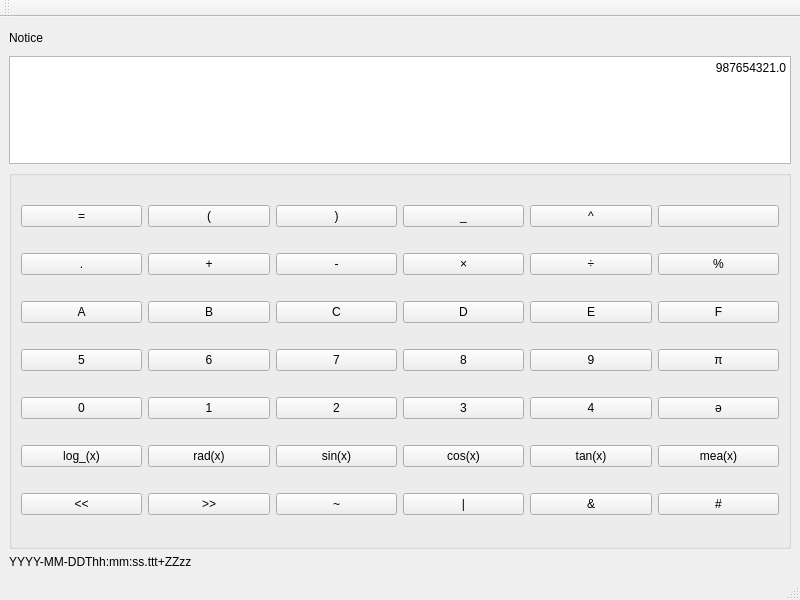
<?xml version="1.0" encoding="UTF-8"?>
<ui version="4.0">
 <class>MW_Calculator</class>
 <widget class="QMainWindow" name="MW_Calculator">
  <property name="geometry">
   <rect>
    <x>0</x>
    <y>0</y>
    <width>800</width>
    <height>600</height>
   </rect>
  </property>
  <property name="windowTitle">
   <string>MW_Calculator</string>
  </property>
  <widget class="QWidget" name="centralwidget">
   <layout class="QGridLayout" name="gridLayout_2">
    <item row="0" column="0">
     <widget class="QLabel" name="L_Notice">
      <property name="sizePolicy">
       <sizepolicy hsizetype="Preferred" vsizetype="Preferred">
        <horstretch>0</horstretch>
        <verstretch>0</verstretch>
       </sizepolicy>
      </property>
      <property name="minimumSize">
       <size>
        <width>0</width>
        <height>24</height>
       </size>
      </property>
      <property name="text">
       <string>Notice</string>
      </property>
     </widget>
    </item>
    <item row="2" column="0">
     <widget class="QGroupBox" name="GB_Keyborad">
      <property name="sizePolicy">
       <sizepolicy hsizetype="Preferred" vsizetype="Preferred">
        <horstretch>0</horstretch>
        <verstretch>7</verstretch>
       </sizepolicy>
      </property>
      <property name="title">
       <string/>
      </property>
      <layout class="QGridLayout" name="gridLayout">
       <item row="3" column="2">
        <widget class="QPushButton" name="PB_C">
         <property name="text">
          <string>C</string>
         </property>
        </widget>
       </item>
       <item row="6" column="3">
        <widget class="QPushButton" name="PB_Cosine">
         <property name="text">
          <string>cos(x)</string>
         </property>
        </widget>
       </item>
       <item row="4" column="0">
        <widget class="QPushButton" name="PB_5">
         <property name="text">
          <string>5</string>
         </property>
        </widget>
       </item>
       <item row="1" column="4">
        <widget class="QPushButton" name="PB_Power">
         <property name="text">
          <string>^</string>
         </property>
        </widget>
       </item>
       <item row="4" column="2">
        <widget class="QPushButton" name="PB_7">
         <property name="text">
          <string>7</string>
         </property>
        </widget>
       </item>
       <item row="5" column="1">
        <widget class="QPushButton" name="PB_1">
         <property name="text">
          <string>1</string>
         </property>
        </widget>
       </item>
       <item row="2" column="3">
        <widget class="QPushButton" name="PB_Multiply">
         <property name="text">
          <string>×</string>
         </property>
        </widget>
       </item>
       <item row="7" column="1">
        <widget class="QPushButton" name="PB_Shift_Right">
         <property name="text">
          <string>&gt;&gt;</string>
         </property>
        </widget>
       </item>
       <item row="6" column="4">
        <widget class="QPushButton" name="PB_Tangent">
         <property name="text">
          <string>tan(x)</string>
         </property>
        </widget>
       </item>
       <item row="6" column="0">
        <widget class="QPushButton" name="PB_Log">
         <property name="text">
          <string>log_(x)</string>
         </property>
        </widget>
       </item>
       <item row="2" column="1">
        <widget class="QPushButton" name="PB_Add">
         <property name="text">
          <string>+</string>
         </property>
        </widget>
       </item>
       <item row="2" column="0">
        <widget class="QPushButton" name="PB_Point">
         <property name="text">
          <string>.</string>
         </property>
        </widget>
       </item>
       <item row="4" column="5">
        <widget class="QPushButton" name="PB_PI">
         <property name="text">
          <string>π</string>
         </property>
        </widget>
       </item>
       <item row="6" column="1">
        <widget class="QPushButton" name="PB_Radian">
         <property name="text">
          <string>rad(x)</string>
         </property>
        </widget>
       </item>
       <item row="5" column="3">
        <widget class="QPushButton" name="PB_3">
         <property name="text">
          <string>3</string>
         </property>
        </widget>
       </item>
       <item row="1" column="5">
        <widget class="QPushButton" name="PB_Backspace">
         <property name="sizePolicy">
          <sizepolicy hsizetype="Minimum" vsizetype="Fixed">
           <horstretch>0</horstretch>
           <verstretch>0</verstretch>
          </sizepolicy>
         </property>
         <property name="text">
          <string/>
         </property>
         <property name="icon">
          <iconset resource="resources.qrc">
           <normaloff>:/images/backspace.png</normaloff>:/images/backspace.png</iconset>
         </property>
         <property name="iconSize">
          <size>
           <width>16</width>
           <height>16</height>
          </size>
         </property>
        </widget>
       </item>
       <item row="2" column="2">
        <widget class="QPushButton" name="PB_Subtract">
         <property name="text">
          <string>-</string>
         </property>
        </widget>
       </item>
       <item row="1" column="0">
        <widget class="QPushButton" name="PB_Equal">
         <property name="text">
          <string>=</string>
         </property>
        </widget>
       </item>
       <item row="3" column="0">
        <widget class="QPushButton" name="PB_A">
         <property name="text">
          <string>A</string>
         </property>
        </widget>
       </item>
       <item row="7" column="0">
        <widget class="QPushButton" name="PB_Shift_Left">
         <property name="text">
          <string>&lt;&lt;</string>
         </property>
        </widget>
       </item>
       <item row="1" column="2">
        <widget class="QPushButton" name="PB_Right_Parenthesis">
         <property name="text">
          <string>)</string>
         </property>
        </widget>
       </item>
       <item row="3" column="1">
        <widget class="QPushButton" name="PB_B">
         <property name="text">
          <string>B</string>
         </property>
        </widget>
       </item>
       <item row="4" column="1">
        <widget class="QPushButton" name="PB_6">
         <property name="text">
          <string>6</string>
         </property>
        </widget>
       </item>
       <item row="6" column="5">
        <widget class="QPushButton" name="PB_Measure">
         <property name="text">
          <string>mea(x)</string>
         </property>
        </widget>
       </item>
       <item row="7" column="3">
        <widget class="QPushButton" name="PB_Or">
         <property name="text">
          <string>|</string>
         </property>
        </widget>
       </item>
       <item row="1" column="1">
        <widget class="QPushButton" name="PB_Left_Parenthese">
         <property name="text">
          <string>(</string>
         </property>
        </widget>
       </item>
       <item row="3" column="4">
        <widget class="QPushButton" name="PB_E">
         <property name="text">
          <string>E</string>
         </property>
        </widget>
       </item>
       <item row="5" column="0">
        <widget class="QPushButton" name="PB_0">
         <property name="text">
          <string>0</string>
         </property>
        </widget>
       </item>
       <item row="4" column="4">
        <widget class="QPushButton" name="PB_9">
         <property name="text">
          <string>9</string>
         </property>
        </widget>
       </item>
       <item row="7" column="5">
        <widget class="QPushButton" name="PB_Xor">
         <property name="text">
          <string>#</string>
         </property>
        </widget>
       </item>
       <item row="6" column="2">
        <widget class="QPushButton" name="PB_Sine">
         <property name="text">
          <string>sin(x)</string>
         </property>
        </widget>
       </item>
       <item row="2" column="4">
        <widget class="QPushButton" name="PB_Divide">
         <property name="text">
          <string>÷</string>
         </property>
        </widget>
       </item>
       <item row="2" column="5">
        <widget class="QPushButton" name="PB_Modulus">
         <property name="text">
          <string>%</string>
         </property>
        </widget>
       </item>
       <item row="3" column="3">
        <widget class="QPushButton" name="PB_D">
         <property name="text">
          <string>D</string>
         </property>
        </widget>
       </item>
       <item row="7" column="4">
        <widget class="QPushButton" name="PB_And">
         <property name="text">
          <string>&amp;&amp;</string>
         </property>
        </widget>
       </item>
       <item row="4" column="3">
        <widget class="QPushButton" name="PB_8">
         <property name="text">
          <string>8</string>
         </property>
        </widget>
       </item>
       <item row="5" column="2">
        <widget class="QPushButton" name="PB_2">
         <property name="text">
          <string>2</string>
         </property>
        </widget>
       </item>
       <item row="5" column="5">
        <widget class="QPushButton" name="PB_Base">
         <property name="text">
          <string>ә</string>
         </property>
        </widget>
       </item>
       <item row="5" column="4">
        <widget class="QPushButton" name="PB_4">
         <property name="text">
          <string>4</string>
         </property>
        </widget>
       </item>
       <item row="3" column="5">
        <widget class="QPushButton" name="PB_F">
         <property name="text">
          <string>F</string>
         </property>
        </widget>
       </item>
       <item row="7" column="2">
        <widget class="QPushButton" name="PB_Not">
         <property name="text">
          <string>~</string>
         </property>
        </widget>
       </item>
       <item row="1" column="3">
        <widget class="QPushButton" name="PB_Index">
         <property name="text">
          <string>_</string>
         </property>
        </widget>
       </item>
      </layout>
     </widget>
    </item>
    <item row="3" column="0">
     <widget class="QGroupBox" name="GB_Status_Bar">
      <property name="styleSheet">
       <string notr="true">QGroupBox {
	border: none;
}</string>
      </property>
      <property name="title">
       <string/>
      </property>
      <layout class="QHBoxLayout" name="horizontalLayout">
       <property name="spacing">
        <number>0</number>
       </property>
       <property name="leftMargin">
        <number>0</number>
       </property>
       <property name="topMargin">
        <number>0</number>
       </property>
       <property name="rightMargin">
        <number>0</number>
       </property>
       <property name="bottomMargin">
        <number>0</number>
       </property>
       <item>
        <widget class="QLabel" name="L_Data_Time">
         <property name="text">
          <string>YYYY-MM-DDThh:mm:ss.ttt+ZZzz</string>
         </property>
        </widget>
       </item>
      </layout>
     </widget>
    </item>
    <item row="1" column="0">
     <widget class="QTextEdit" name="TE_Bulletin">
      <property name="sizePolicy">
       <sizepolicy hsizetype="Preferred" vsizetype="Preferred">
        <horstretch>0</horstretch>
        <verstretch>2</verstretch>
       </sizepolicy>
      </property>
      <property name="minimumSize">
       <size>
        <width>0</width>
        <height>72</height>
       </size>
      </property>
      <property name="html">
       <string>&lt;!DOCTYPE HTML PUBLIC &quot;-//W3C//DTD HTML 4.0//EN&quot; &quot;http://www.w3.org/TR/REC-html40/strict.dtd&quot;&gt;
&lt;html&gt;&lt;head&gt;&lt;meta name=&quot;qrichtext&quot; content=&quot;1&quot; /&gt;&lt;style type=&quot;text/css&quot;&gt;
p, li { white-space: pre-wrap; }
&lt;/style&gt;&lt;/head&gt;&lt;body style=&quot; font-family:'SimSun'; font-size:9pt; font-weight:400; font-style:normal;&quot;&gt;
&lt;p align=&quot;right&quot; style=&quot; margin-top:0px; margin-bottom:0px; margin-left:0px; margin-right:0px; -qt-block-indent:0; text-indent:0px;&quot;&gt;987654321.0&lt;/p&gt;&lt;/body&gt;&lt;/html&gt;</string>
      </property>
     </widget>
    </item>
   </layout>
  </widget>
  <widget class="QMenuBar" name="menubar">
   <property name="geometry">
    <rect>
     <x>0</x>
     <y>0</y>
     <width>800</width>
     <height>30</height>
    </rect>
   </property>
  </widget>
  <widget class="QStatusBar" name="statusbar"/>
  <widget class="QToolBar" name="toolBar">
   <property name="windowTitle">
    <string>toolBar</string>
   </property>
   <attribute name="toolBarArea">
    <enum>TopToolBarArea</enum>
   </attribute>
   <attribute name="toolBarBreak">
    <bool>false</bool>
   </attribute>
  </widget>
 </widget>
 <resources>
  <include location="resources.qrc"/>
 </resources>
 <connections/>
</ui>
